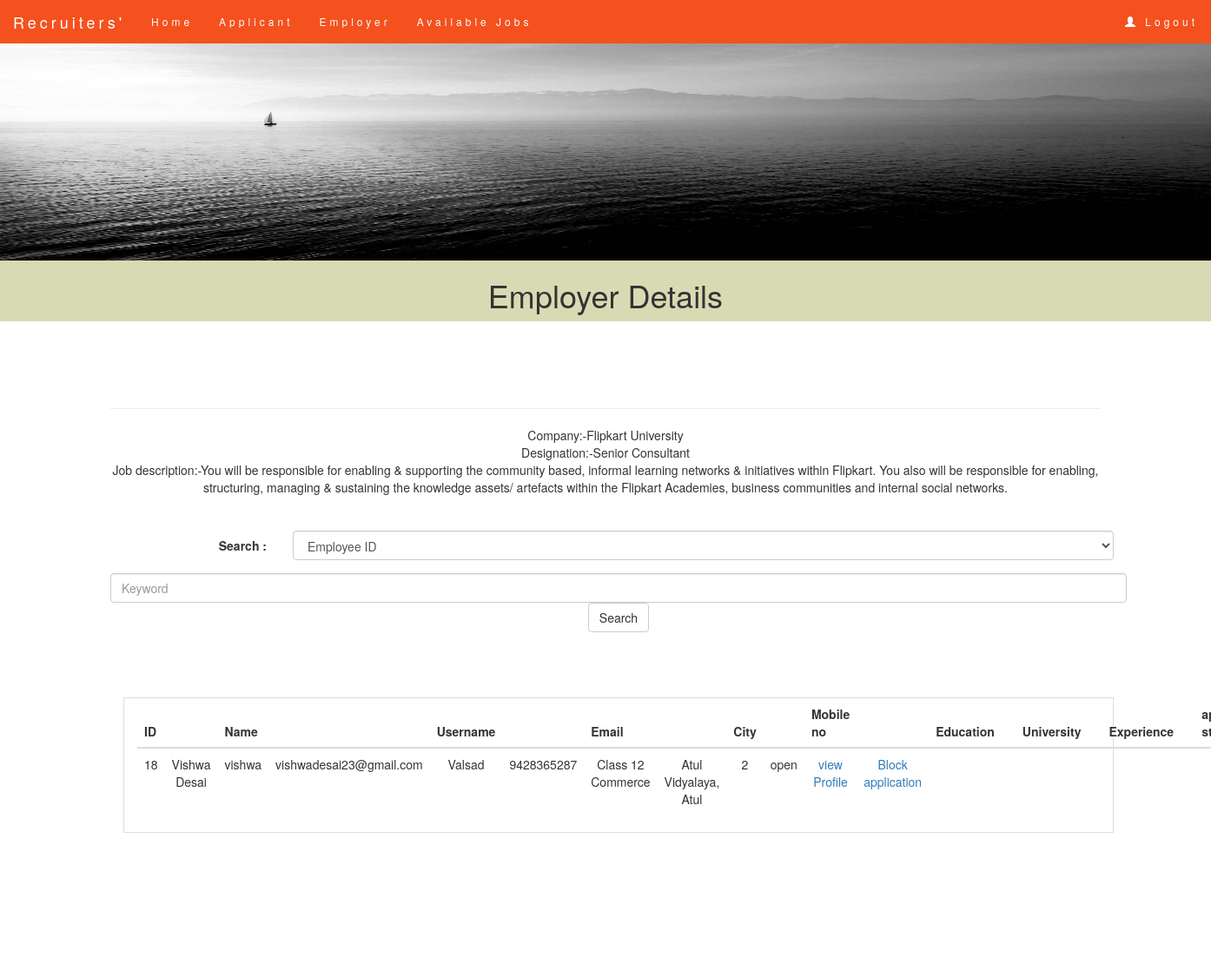
The page /admin/jobapplications.php?company_id=17&job_id=25 (signed in) on the database its author committed.
### tables this page shows
CREATE TABLE IF NOT EXISTS `postjob` (
  `username` varchar(10) NOT NULL,
  `cmpname` varchar(50) NOT NULL,
  `category` varchar(30) NOT NULL,
  `email` varchar(50) NOT NULL,
  `job_id` int(11) NOT NULL AUTO_INCREMENT,
  `company_id` int(11) NOT NULL,
  `role` varchar(100) NOT NULL,
  `jobdesc` varchar(1000) NOT NULL,
  `stipend` int(10) NOT NULL,
  `location` varchar(25) NOT NULL,
  `vacancy` int(5) NOT NULL,
  `profile` varchar(1000) NOT NULL,
  `posted_date` date NOT NULL,
  `contact` bigint(20) NOT NULL,
  `cmpdesc` varchar(1000) NOT NULL,
  `deadline` date NOT NULL,
  `closejob` varchar(10) NOT NULL DEFAULT 'open',
  `logos` varchar(500) NOT NULL,
  `notification` int(11) NOT NULL,
  `requestdate` date NOT NULL,
  PRIMARY KEY (`job_id`)
);

CREATE TABLE IF NOT EXISTS `jobapplications` (
  `unique_id` int(11) NOT NULL AUTO_INCREMENT,
  `job_id` int(10) NOT NULL,
  `company_id` int(11) NOT NULL,
  `employee_id` int(10) NOT NULL,
  `applied_date` date NOT NULL,
  `closejob` varchar(10) NOT NULL DEFAULT 'open',
  PRIMARY KEY (`unique_id`)
);

CREATE TABLE IF NOT EXISTS `employees` (
  `id` int(11) NOT NULL AUTO_INCREMENT,
  `username` varchar(10) NOT NULL,
  `email` varchar(255) NOT NULL,
  `password` varchar(50) NOT NULL,
  `fname` varchar(25) NOT NULL,
  `birthday` date NOT NULL,
  `city` varchar(50) NOT NULL,
  `number` bigint(12) NOT NULL,
  `experience` varchar(20) NOT NULL,
  `education` varchar(255) NOT NULL,
  `resume` varchar(500) NOT NULL,
  `univ` varchar(50) NOT NULL,
  `year` int(11) NOT NULL,
  `closejob` varchar(10) NOT NULL DEFAULT 'open',
  `showjob` int(11) NOT NULL,
  `propic` varchar(50) NOT NULL,
  PRIMARY KEY (`id`)
);

### admin/jobapplications.php (the view, shortened to what this page needs)
<!DOCTYPE html>
<html lang="en">
<head>
    <link rel="stylesheet" href="http://maxcdn.bootstrapcdn.com/bootstrap/3.3.6/css/bootstrap.min.css">
   <link rel="stylesheet" href="\PHPProject\main.css">
</head>
<body>
    <nav class="navbar navbar-default navbar-fixed-top">
    <div class="container-fluid">
    <div class="navbar-header">
        <a class="navbar-brand" href="#">Recruiters'</a>
    </div>
    <ul class="nav navbar-nav">
        <li><a href="\PHPProject\admin\home.php">Home</a></li>
        <li ><a href="\PHPProject\admin\employee.php">Applicant</a></li>
        <li><a href="\PHPProject\admin\employer.php" >Employer</a></li>
        <li><a href="\PHPProject\admin\jobs.php">Available Jobs</a></li>
    </ul>
    <ul class="nav navbar-nav navbar-right" >
        <li><a href="\PHPProject\logout.php"><span class="glyphicon glyphicon-user"> </span>&nbsp;Logout</a></li>
    </ul>
    </div>
    </nav>
    <img class="img" src="\PHPProject\home_img.jpg.jpg" alt="home_img">
    <div class="container-fluid text-center register">
        <h1>Employer Details</h1>
    </div>
    <br/><br/><br/><br/>
<div class="container text-center">
<?php
$connection=new PDO('mysql:host=localhost;dbname=project','root','');
$statement="SELECT * FROM postjob WHERE company_id=? and job_id=?";
$query=$connection->prepare($statement);
if(!$query->execute(array($_GET['company_id'],$_GET['job_id']))){
	echo "error";
	die();
}
if(!$row=$query->fetch(PDO::FETCH_OBJ)){
	echo "Invalid input";
	die();
}
$jobclosed=$row->closejob;
echo "<hr>";
echo "Company:-$row->cmpname";
echo "<br>Designation:-$row->role";
echo "<br>Job description:-$row->jobdesc";
?>
<div class="container text-center">
<br><br>
<form class="form-horizontal">
<div class="form-group">
<label class="control-label col-sm-2" for="category">Search : </label>
<div class="col-sm-10">
<select class="form-control" name='category' id="cat">
<option value="id">Employee ID</option>
</select>
</div>
</div>
<div class="form-group">
<input type="text" class="form-control" name="key" id="k" placeholder="Keyword">
<input type="submit" class="btn btn-default" value="Search">
</div>
</form>
</br/></br/><br/>
<div class="container-fluid table-bordered table-hover">
    <table class="table">
    <thead>
    <tr>
<?php
$connection=new PDO('mysql:host=localhost;dbname=project','root','');
$flag=0;
if(isset($_GET['key'])){
				$key="%".$_GET['key']."%";
				$statement="SELECT * FROM jobapplications WHERE company_id=? AND job_id=?";
				$query=$connection->prepare($statement);
				if(!$query->execute(array($_GET['company_id'],$_GET['job_id']))){
					echo "error";
					die();
				}
				$flag=1;
}else{
		$flag=0;
		$statement="SELECT * FROM jobapplications WHERE company_id=? AND job_id=?";
		$query=$connection->prepare($statement);
		if(!$query->execute(array($_GET['company_id'],$_GET['job_id']))){
			echo "error";
			die();
		}
}
echo "<th>ID<th>";
echo "<th>Name<th>";
echo "<th>Username<th>";
echo "<th>Email<th>";
echo "<th>City<th>";
echo "<th>Mobile no<th>";
echo "<th>Education<th>";
echo "<th>University<th>";
echo "<th>Experience<th>";
echo "<th>application status<th></tr></thead><tbody>";
while($jobapplicationrow=$query->fetch(PDO::FETCH_OBJ)){
	if($flag==1){
		if($_GET['category']=="minexperience"){
			if(!ctype_digit($_GET['key'])){
				header("Location:employee.php?msg=Please enter valid number");
				die();
			}
			$statement1="SELECT * FROM employees WHERE id=$jobapplicationrow->employee_id AND year>=?";
			$query1=$connection->prepare($statement1);
			if(!$query1->execute(array($_GET['key']))){
				echo "error";
				die();
			}
		}else if($_GET['category']=="maxexperience"){
			if(!ctype_digit($_GET['key'])){
				header("Location:employee.php?msg=Please enter valid number");
				die();
			}
			$statement1="SELECT * FROM employees WHERE id=$jobapplicationrow->employee_id AND year<=?";
			$query1=$connection->prepare($statement1);
			if(!$query1->execute(array($_GET['key']))){
				echo "error";
				die();
			}
		}else{
			$statement1="SELECT * FROM `employees` WHERE id=$jobapplicationrow->employee_id AND `". $_GET['category']."` LIKE '". $key."'";
		if(!$query1=$connection->query($statement1)){
			echo "Something went wrong!";
			echo "<a href=\"".$_SERVER['HTTP_REFERER']."\">Go back</a>";
			die();
		}
		}
	}else{
		$statement1="SELECT * FROM employees WHERE id=$jobapplicationrow->employee_id";
		if(!$query1=$connection->query($statement1)){
			echo "Something went wrong!";
			echo "<a href=\"".$_SERVER['HTTP_REFERER']."\">Go back</a>";
			die();
		}
	}
	if(!$employeerow=$query1->fetch(PDO::FETCH_OBJ)){
		continue;
	}
	echo "<tr><td>$employeerow->id</td>";
	echo "<td>$employeerow->fname</td>";
	echo "<td>$employeerow->username</td>";
	echo "<td>$employeerow->email</td>";
	echo "<td>$employeerow->city</td>";
	echo "<td>$employeerow->number</td>";
	echo "<td>$employeerow->education</td>";
	echo "<td>$employeerow->univ</td>";
	echo "<td>$employeerow->year</td>";
	echo "<td>$jobapplicationrow->closejob</td>";
	echo "<td><a href=\"viewemployeeprofile.php?id=$employeerow->id\">view Profile</a>";
	$statement2="SELECT closejob FROM clients WHERE id=?";
	$query2=$connection->prepare($statement2);
	if(!$query2->execute(array($_GET['company_id']))){
		echo "error";
		die();
	}
	$row1=$query2->fetch(PDO::FETCH_OBJ);
	if($row1->closejob=="blocked"){
		echo "<td>Company Account blocked</td>";
	}else if($employeerow->closejob=="blocked"){
		echo "<td>Employee account blocked</td>";
	}else if($jobclosed=="blocked"){
		echo "<td>Job closed</td>";
	}else if($jobapplicationrow->closejob=="removed"){
		echo "<td>Job is removed</td>";
	}else if($jobapplicationrow->closejob=="open"){
		echo "<td><a href=\"blockapplication.php?employee_id=$employeerow->id&job_id=".$jobapplicationrow->job_id."\">Block application</a>";
	}else{
		echo "<td><a href=\"unblockapplication.php?employee_id=$employeerow->id&job_id=".$jobapplicationrow->job_id."\">Unblock application</a>";
	}
}
?>
</tr>
</tbody>
</table>
</div>
<br/><br/><br/><br/><br/><br/>
    <footer class="container-fluid text-center copyright">
        <p>&copy; Recruiters' 2016</p>
    </footer>
</body>
</html>

### main.css (style rules this page uses)
html,body { height: 100% }
.img { position:relative; height:300px; width:100%; }
.navbar { margin-bottom: 0; background-color: #f4511e; z-index: 9999; border: 0; font-size: 12px !important; line-height: 1.42857143 !important; letter-spacing: 4px; border-radius: 0; padding-top:-10px; padding-bottom:-10px; }
.navbar li a, .navbar .navbar-brand { color: #fff !important; }
.copyright { background-color:rgb(32, 32, 28); color:white; padding:8px; }
.register { background-color:rgb(216, 218, 179); }

### rows shown on the page
postjob: cmpname "Flipkart University", role "Senior Consultant", jobdesc "You will be responsible for enabling & supporting the community based, informal learning networks & initiatives within Flipkart. You also will be responsible for enabling, structuring, managing & sustaining the knowledge assets/ artefacts within the Flipkart Academies, business communities and internal social networks."
jobapplications: employee "18", employee.fname "Vishwa Desai", employee.username "vishwa", employee.email "vishwadesai23@gmail.com", employee.city "Valsad", employee.number "9428365287", employee.education "Class 12 Commerce", employee.univ "Atul Vidyalaya, Atul", employee.year "2", closejob "open"
